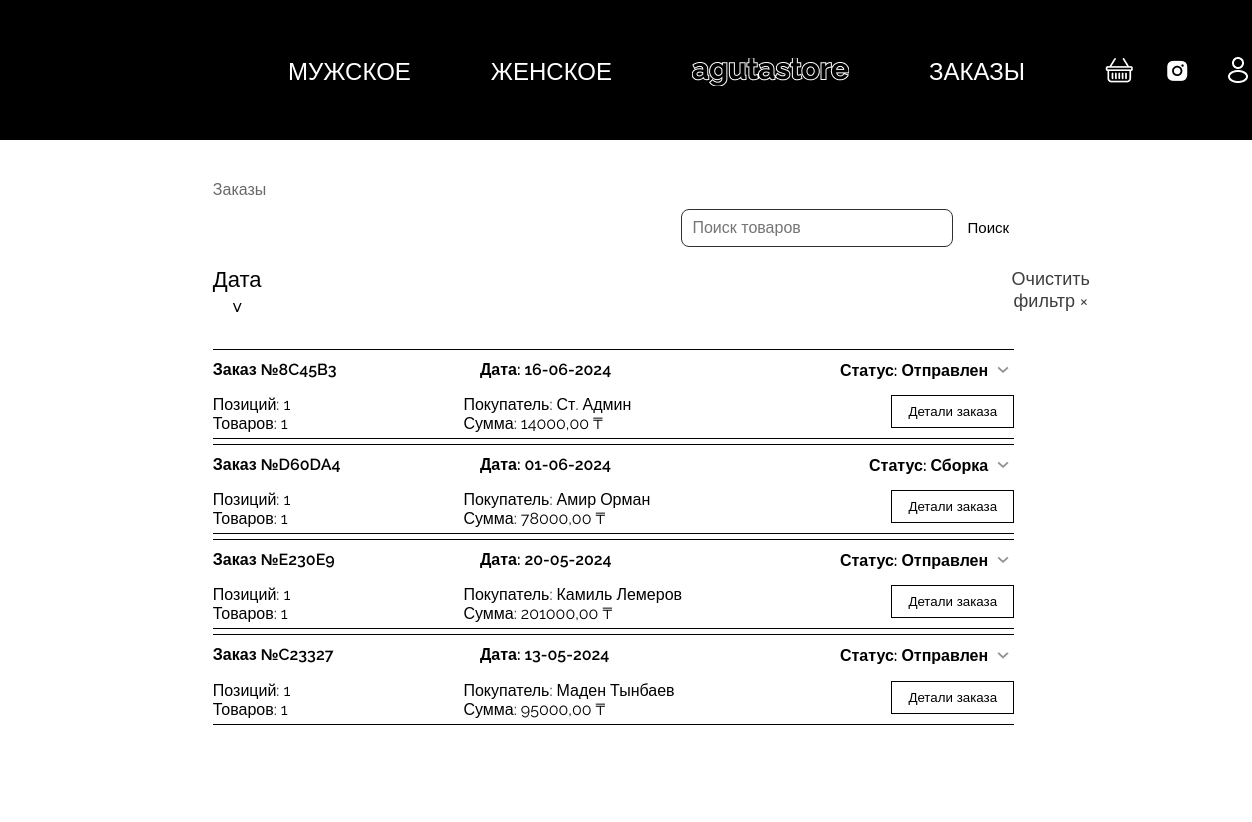
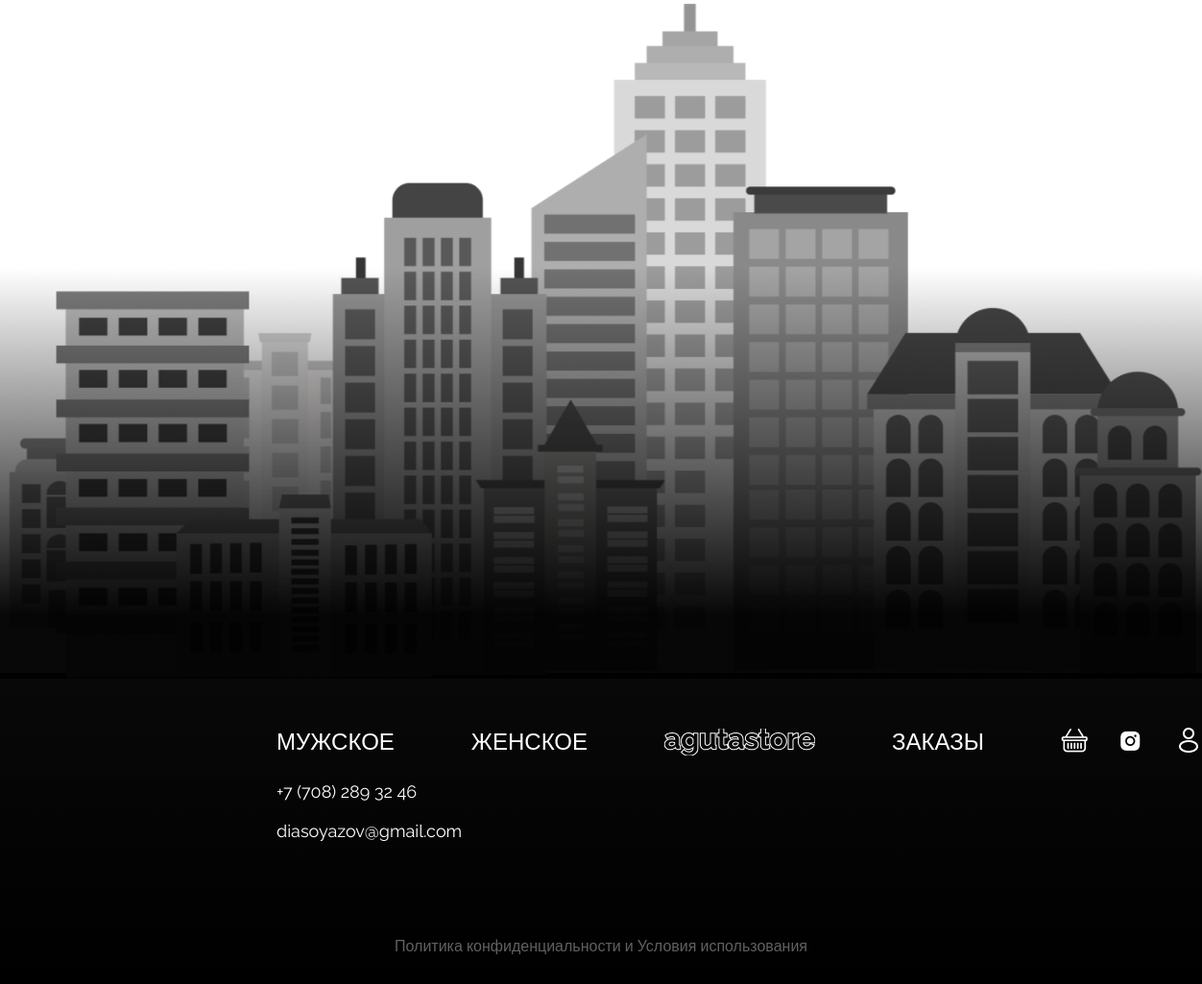
Screenshot of /orders/ (signed in) with the database file from the repository (2 pictures, top to bottom).
### shop/models.py (models this page shows, shortened)
class Order(models.Model):
    ORDER_STATUS_CHOICES = (
        ('pending', 'Ожидает подтверждение'),
        ('processing', 'Сборка'),
        ('shipped', 'Отправлен'),
        ('delivered', 'Доставлен'),
        ('cancelled', 'Отменен'),
    )
    order_number = models.CharField("Номер заказа", max_length=100, unique=True)
    user = models.ForeignKey(User, on_delete=models.CASCADE, verbose_name="Покупатель")
    quantity = models.PositiveIntegerField("Количество позиций", default=1)
    total_items = models.PositiveIntegerField("Общее количество товаров", default=1)
    order_date = models.DateField("Дата заказа", default=timezone.now)
    total_amount = models.DecimalField("Сумма", max_digits=10, decimal_places=2)
    status = models.CharField("Статус заказа", max_length=20, choices=ORDER_STATUS_CHOICES, default='pending')
    city = models.CharField(max_length=100)
    size = models.CharField(max_length=50)
    street = models.CharField(max_length=100)
    home = models.CharField(max_length=100)
    index = models.CharField(max_length=20)
    class Meta:
        verbose_name = "Заказ"
        verbose_name_plural = "Заказы"

### shop/views.py (the view)
# urls.py: path('orders/', views.OrdersView.as_view(), name='orders'),
class OrdersView(LoginRequiredMixin, ListView):
    model = Order
    template_name = 'aitustore/orders.html'
    context_object_name = 'orders'
    def get_queryset(self):
        queryset = Order.objects.all().order_by('-order_date') if self.request.user.is_staff else Order.objects.filter(
            user=self.request.user).order_by('-order_date')
        search_query = self.request.GET.get('search', '')
        date_from = self.request.GET.get('date_from', '')
        date_to = self.request.GET.get('date_to', '')
        queryset = queryset.exclude(status='delivered')
        if search_query:
            queryset = queryset.filter(
                Q(order_number__icontains=search_query) |
                Q(user__first_name__icontains=search_query) |
                Q(user__last_name__icontains=search_query)
            )
        if date_from:
            queryset = queryset.filter(order_date__gte=datetime.strptime(date_from, '%Y-%m-%d'))
        if date_to:
            queryset = queryset.filter(order_date__lte=datetime.strptime(date_to, '%Y-%m-%d'))
        return queryset
    def get_context_data(self, **kwargs):
        context = super().get_context_data(**kwargs)
        context['order_status_choices'] = dict(Order.ORDER_STATUS_CHOICES)
        context['search_query'] = self.request.GET.get('search', '')
        context['date_from'] = self.request.GET.get('date_from', '')
        context['date_to'] = self.request.GET.get('date_to', '')
        return context

### shop/templates/aitustore/orders.html (shortened to what this page needs)
{% extends 'base-others.html' %}
{% load static %}
{% block css %}
    <link rel="stylesheet" href="{% static 'css/orders.css' %}">
{% endblock %}
{% block content %}
    <div class="container">
        <div class="what-page">
            Заказы
        </div>
    </div>
    {% if user.is_staff %}
    <div class="catalog-title">
        <div class="container">
            <div class="search">
                <form action="" method="get">
                    <input type="text" placeholder="Поиск товаров" name="search" value="{{ search_query }}">
                    <button type="submit"><p>Поиск</p></button>
                </form>
            </div>
        </div>
    </div>
    <div class="filter">
        <div class="container">
            <div class="filtration">
                <div class="price">
                    <button id="price-btn">
                        <p>Дата <span>&#709;</span></p>
                    </button>
                </div>
                <div class="filter-delete">
                    <button id="delete-btn" onclick="clearFilter()">
                        <p>Очистить фильтр <span>&times;</span></p>
                    </button>
                </div>
            </div>
        </div>
    </div>
    {% for order in orders %}
    <div class="orders">
        <div class="container">
            <div class="order">
                <div class="separator"></div>
                <div class="block-one">
                    <div class="order-number">
                        Заказ №{{ order.order_number }}
                    </div>
                    <div class="order-date">
                        Дата: {{ order.order_date|date:"d-m-Y" }}
                    </div>
                    <div class="status">
                        Статус: <span id="status-display-{{ order.id }}">{{ order.get_status_display }}</span>
                        <img src="{% static 'image/admin-icon.png' %}" alt="#" class="status-img" onclick="toggleStatusPopup({{ order.id }})">
                    </div>
                </div>
                <div class="block-two">
                    <div class="position-product">
                        Позиций: {{ order.quantity }} <br>
                        Товаров: {{ order.total_items }}
                    </div>
                    <div class="client-info">
                        Покупатель: {{ order.user.first_name }} {{ order.user.last_name }} <br>
                        Сумма: {{ order.total_amount }} ₸
                    </div>
                    <div class="buttons">
                        <a href="{% url 'order_detail' order.id %}"><button class="detail" data-order-id="{{ order.id }}">
                            Детали заказа
                        </button></a>
                    </div>
                </div>
                <div class="separator"></div>
            </div>
        </div>
    </div>
    {% endfor %}
{% endif %}
{% endblock %}

### shop/static/css/orders.css (style rules this page uses)
body { margin: 0; font-family: "Raleway", sans-serif; }
.container { margin-left: 23%; margin-right: 25%; }
.separator { border-bottom: 1px solid #000; margin-top: 10px; width: 100%; }
.what-page { font-size: 16px; font-weight: 500; color: #696969; margin-top: 40px; }
.block-one { display: flex; justify-content: space-between; margin-top: 10px; font-weight: 600; }
.block-two { display: flex; justify-content: space-between; margin-top: 15px; font-size: 16px; }
.buttons { margin-left: -100px; }
.buttons button { border: 1px solid #000; cursor: pointer; background-color: #fff; padding: 8px 16px; transition: background-color 0.3s linear, color 0.2s linear; }
.order-number, .order-date { width: 300px; }
.client-info, .position-product { width: 250px; }
.client-info { margin-left: -100px; }
.status, .buttons { width: 300px; overflow: hidden; white-space: nowrap; text-overflow: ellipsis; text-align: right; }
.status img { margin-bottom: -4px; width: 22px; cursor: pointer; }
.search { display: flex; justify-content: flex-end; }
.search input { width: 250px; height: 16px; border: 1px solid #303030; border-radius: 8px; padding: 10px; font-size: 16px; }
.search button { background-color: #ffffff; border: none; border-radius: 10px; padding: 5px; cursor: pointer; transition: background-color 0.3s ease; margin-left: 5px; }
.search button p { font-size: 15px; }
.separator { border-bottom: 1px solid #000; margin-top: 5px; width: 100%; }
.filtration { display: flex; margin-top: 10px; margin-bottom: 30px; }
.price p, .brand p, .brand-tovar p { font-size: 22px; margin-top: 0; margin-bottom: 0; margin-right: 30px; }
.filter-delete p { color: #3d3d3d; font-size: 18px; margin-top: 2px; margin-bottom: 0; margin-right: 0px; margin-left: 240px; }
.price span, .brand span, .brand-tovar span { font-size: 18px; }
#price-btn, #brand-btn, #tovar-btn, #delete-btn { background: none; border: none; padding: 0; font: inherit; cursor: pointer; }
#delete-btn p { margin-left: 720px; }
@media (max-width: 1500px) { .container { margin-left: 17%; margin-right: 19%; } }

### rows the page displays
Order: order_number "8C45B3", order_date "16-06-2024", status "Отправлен", quantity "1", total_items "1", user.first_name "Ст.", user.last_name "Админ", total_amount "14000,00"
Order: order_number "D60DA4", order_date "01-06-2024", status "Сборка", quantity "1", total_items "1", user.first_name "Амир", user.last_name "Орман", total_amount "78000,00"
Order: order_number "E230E9", order_date "20-05-2024", status "Отправлен", quantity "1", total_items "1", user.first_name "Камиль", user.last_name "Лемеров", total_amount "201000,00"
Order: order_number "C23327", order_date "13-05-2024", status "Отправлен", quantity "1", total_items "1", user.first_name "Маден", user.last_name "Тынбаев", total_amount "95000,00"
